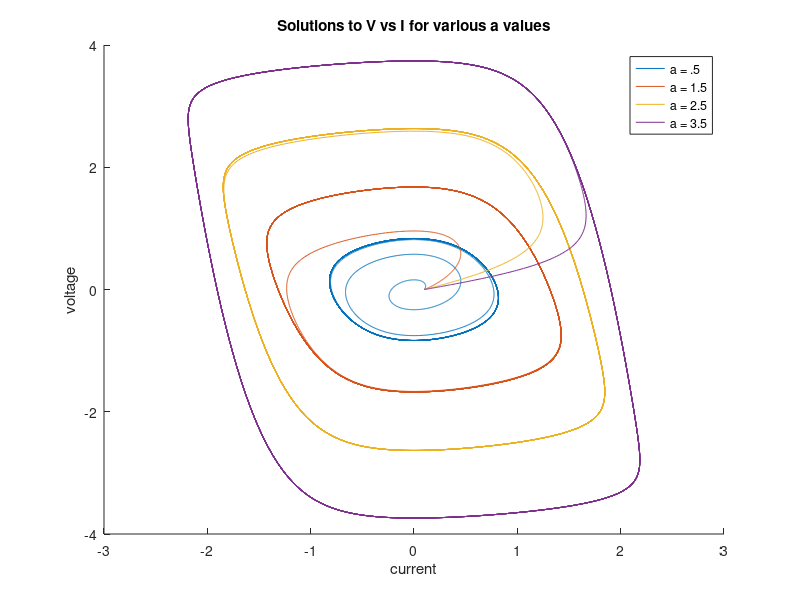

Write the MATLAB code that produced this figure.
%% Matt McFarland
% ENGS 91, lab 6, question 3

function [] = q3()
close all;clear all;
%% Define Constants and Equations
a           = [.5 1.5 2.5 3.5];
y0          = 0.0;
y0_prime    = 0.1;

t_0         = 0;        % start time
t_end       = 100;      % end time
step_size   = .01;       % step size of .01 (unitless)
fprintf('step size is %f\n', step_size);

len         = length(a);

ODEfunc     = @(a,y_p,y) (a .* y_p - y_p.^3 - y);  % solving this

%% Solve for each value of 'a'
figure()
hold on
    for i = 1:len
        solutions = q3solve(a(i),step_size,t_0,t_end,ODEfunc, y0, y0_prime);

        voltage = solutions(:,2);
        current = solutions(:,3);
        
        plot(current,voltage);
    end
hold off

xlabel('current')
ylabel('voltage')
title('Solutions to V vs I for various a values');
legend('a = .5', 'a = 1.5', 'a = 2.5', 'a = 3.5')

end

%%
% Function to solve this ODE system for a given a value
% outputs n x 4 matrix
%
% Column 1 = t value
%
% Column 2 = y value               --- Z1
%
% Column 3 = y prime value         --- Z2 and Z1'
%
% Column 4 = y double prime value  --- Z2'
function [solution] = q3solve(a,h,t_start,t_end,RateFunc, y0, yp0)
% Use AB - AM 4 step predictor - corrector scheme

    points = (t_end - t_start) / h + 1;     % number of points to solve for
    solution = zeros(points,4);
    
    % set first row
    solution(1,1) = t_start;
    solution(1,2) = y0;         % Z1
    solution(1,3) = yp0;        % Z2
    solution(1,4) = RateFunc(a,yp0,y0);
    
    % Part 1 - use RK40 to get first 4 initial values
    for i = 1:3
        solution(i+1,1) = solution(i,1) + h; % update time value
        Z2_start = solution(i,3);
        Z1_start = solution(i,2);
        
        [Z2_next, Z1_next] = q3RK4O(RateFunc,Z2_start,Z1_start,h,a);
        solution(i+1,3) = Z2_next;   % Z2 next
        solution(i+1,2) = Z1_next;   % Z1 next
        solution(i+1,4) = RateFunc(a,Z2_next,Z1_next); % Z2 prime next
    end
    
    % Part 2 - get predicted values
    for i = 4:points-1
            
        % Get Z1 values needed to solve for the next predicted Z1. 
        Z1_cur      = solution(i,2);
        Z1_back1    = solution(i-1,2);
        Z1_back2    = solution(i-2,2);
        Z1_back3    = solution(i-3,2);
        
        % Get Z2 values needed to solve for 
        Z2_cur      = solution(i,3);       % Z2 is Z1'
        Z2_back1    = solution(i-1,3);
        Z2_back2    = solution(i-2,3);
        Z2_back3    = solution(i-3,3);
        
        % Calculate rate function for Z2
        f_Z2_cur    = RateFunc(a,Z2_cur,Z1_cur);
        f_Z2_back1  = RateFunc(a,Z2_back1,Z1_back1);
        f_Z2_back2  = RateFunc(a,Z2_back2,Z1_back2);
        f_Z2_back3  = RateFunc(a,Z2_back3,Z1_back3);
       
        % predict next Z2
        Z2_next_p   = ABFourStep(h, Z2_cur, f_Z2_cur, f_Z2_back1, ...
            f_Z2_back2, f_Z2_back3);        
        
        % predict next Z1
        Z1_next_p   = ABFourStep(h, Z1_cur, Z2_cur, Z2_back1, ...
            Z2_back2, Z2_back3);

        % get rate function evaluated at predicted values
        f_Z2_predict = RateFunc(a, Z2_next_p, Z1_next_p);
        
        % correct next Z2
        Z2_next_corrected = AMFourStep(h, Z2_cur, f_Z2_predict, ...
            f_Z2_cur, f_Z2_back1, f_Z2_back2, f_Z2_back3);
        
        % Now correct Z1
        Z1_next_corrected = AMFourStep(h, Z1_cur, Z2_next_corrected, ...
            Z2_cur, Z2_back1, Z2_back2, Z2_back3);
        
        % Save Values
        solution(i+1,1) = solution(i,1) + h;
        solution(i+1,2) = Z1_next_corrected;
        solution(i+1,3) = Z2_next_corrected;
        solution(i+1,4) = f_Z2_predict;
        
    end
    
end

%%
% Adams-Bashforth Four Step method. Must have values of the ODE computed.
% Predicts the next w_i+1 to use in the AM 4 step method
function [AB_next] = ABFourStep(h, w_cur, f_cur, f_back, f_back2, f_back3)

    AB_next = w_cur + h/24 .* (55 * f_cur - 59 * f_back + ...
        37 * f_back2 - 9 * f_back3);
end

%%
% Adams-Moulton Four Step method. Must have values of ODE computed before.
% Uses prediction form ABFourStep to correct and get better w_i+1
function [AM_next] = AMFourStep(h, w_cur, f_forward, f_cur, f_back, f_back2, f_back3)

    AM_next = w_cur + h/720 .* (251 * f_forward + 646 * f_cur ...
        - 264 * f_back + 106 * f_back2 - 19 * f_back3);
end

%% 
% Runge-Kutta 4th Order Method for solving ODE given rate function, current (y,t) and step size
% modified for this assignment and rate function
function [Z2_next, Z1_next] = q3RK4O(RateFunc,Z2,Z1,h,a)
    V1 = RateFunc(a,Z2,Z1);
    R1 = Z2;
    
    V2 = RateFunc(a, Z2 + h/2 * V1, Z1 + h/2 * R1);
    %R3 = Z2;
    R2 = Z2 + h/2 * V1;
    
    V3 = RateFunc(a, Z2 + h/2 * V2, Z1 + h/2 * R2);
    %R3 = Z2;
    R3 = Z2 + h/2 * V2;
    
    V4 = RateFunc(a, Z2 + h * V3, Z1 + h * R3);
    %R4 = Z2;
    R4 = Z2 + h * V3;
    
    Z2_next = Z2 + h/6 * (V1 + 2*(V2 + V3) + V4);
    Z1_next = Z1 + h/6 * (R1 + 2*(R2 + R3) + R4);
end
